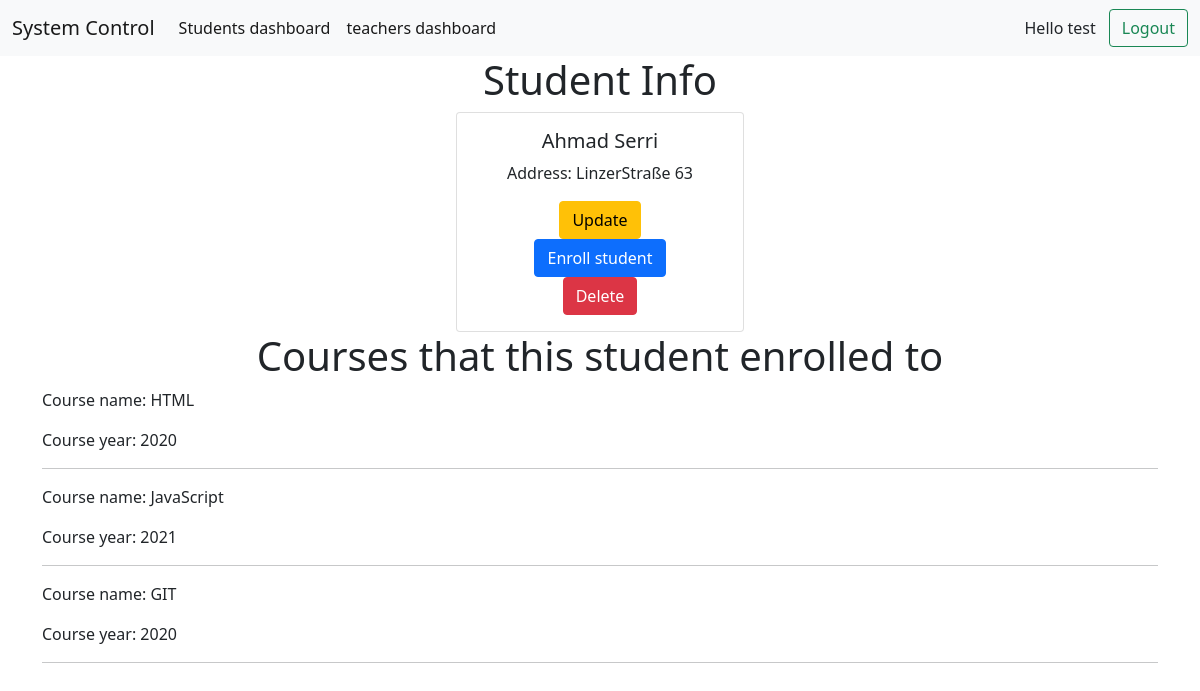
Screenshot of /details.php?id=1 (signed in) with the database file from the repository.
### tables this page shows
CREATE TABLE `user` (
  `id` int(11) NOT NULL,
  `first_name` varchar(50) DEFAULT NULL,
  `last_name` varchar(50) DEFAULT NULL,
  `password` varchar(255) DEFAULT NULL,
  `email` varchar(100) DEFAULT NULL,
  `status` enum('teacher','admin') DEFAULT 'teacher'
);

CREATE TABLE `student` (
  `id` int(11) NOT NULL,
  `first_name` varchar(50) DEFAULT NULL,
  `last_name` varchar(50) DEFAULT NULL,
  `address` varchar(50) DEFAULT NULL
);

CREATE TABLE `student_to_course` (
  `id` int(11) NOT NULL,
  `fk_student_id` int(11) DEFAULT NULL,
  `fk_course_id` int(11) DEFAULT NULL
);

CREATE TABLE `courses` (
  `id` int(11) NOT NULL,
  `name` varchar(50) DEFAULT NULL,
  `course_year` year(4) NOT NULL,
  `teacher` int(11) DEFAULT NULL
);

### classes/database.php (called while the page is built, shortened)
<?php
class Database {
    public $db_host = "localhost";
    public $db_name = "database_ahmad";
    public $db_user = "root";
    public $db_pw = "";
    public $connection = '';
    public function connect() {
        $this->connection = @mysqli_connect($this->db_host,$this->db_user,$this->db_pw,$this->db_name);
    }
    public function read($table, $fields='*', $join='',$where='',$orderby='') {
        $fields = is_array($fields) ? implode(", ", $fields) : $fields;
        $join = is_array($join) ? implode(" ", $join) : $join;
        $sql = "SELECT ".$fields." FROM ".$table." ".$join." ".$where." ".$orderby." ;";
        $result = $this->connection->query($sql);
        if($result->num_rows == 0 ){
            $row = "No result";
        }elseif($result->num_rows == 1){
            $row = $result->fetch_assoc();
        }else {
                $row= $result->fetch_all(MYSQLI_ASSOC);
        }
        return $row;
    }
}
$obj = new Database ();
?>

### details.php (the view, shortened to what this page needs)
<?php
    require_once "classes/database.php";
    if(isset($_GET["id"])){
        $id = $_GET["id"];
        $student = $obj->read("student","*","", " WHERE student.id = ".$id);
        $courses = $obj->read("courses","*","INNER JOIN student_to_course ON courses.id = student_to_course.fk_course_id INNER JOIN student ON student.id = student_to_course.fk_student_id", " WHERE student.id = ".$id);
    }
    $user = $obj->read("user","*","WHERE id =".$_SESSION["teacher"]);
?>
<!DOCTYPE html>
<html lang="en">
<head>
    <link href="https://cdn.jsdelivr.net/npm/bootstrap@5.1.0/dist/css/bootstrap.min.css" rel="stylesheet">
</head>
<body>
<nav class="navbar navbar-expand-lg navbar-light bg-light">
        <div class="container-fluid">
            <a class="navbar-brand" href="./">System Control</a>
            <div class="collapse navbar-collapse" id="navbarSupportedContent">
            <ul class="navbar-nav me-auto mb-2 mb-lg-0">
                <li class="nav-item">
                <a class="nav-link active" aria-current="page" href="./students-dashboard.php">Students dashboard</a>
                </li>
                <li class="nav-item">
                <a class="nav-link active" aria-current="page" href="./teachers-dashboard.php">teachers dashboard</a>
                </li>
            </ul>
                <a class="btn" href="#">Hello <?= $user["first_name"] ?></a>
                <a class="btn btn-outline-success" href="logout.php?logout">Logout</a>
            </div>
        </div>
    </nav>
    <div class="container"><center>
        <h1>Student Info</h1>
        <?php
            echo '<div class="card" style="width: 18rem;">
            <div class="card-body">
              <h5 class="card-title">'. $student['first_name'] .' '. $student['last_name'] .'</h5>
              <p class="card-text">Address: '. $student['address'] . '</p>
              <a class="btn btn-warning" href="update_student.php?id='.$student["id"].'">Update</a><br>
                <a class="btn btn-primary" href="enroll_students_to_course.php?id='.$student["id"].'">Enroll student</a><br>
                <a class="btn btn-danger" href="delete_student.php?id='.$student["id"].'">Delete</a>
            </div>
          </div>';
        ?>
        </center>
        <h1 class="text-center">Courses that this student enrolled to</h1>
        <?php
            if($courses == "No result"){
                echo $courses;
            }elseif(count($courses) == 9){
                echo "<div>
                    <p>Course name: ". $courses['name'] . " </p>
                    <p>Course year: ". $courses['course_year'] . " </p>
                    <hr>
                </div>";
            }else {
                foreach($courses as $course) {
                    echo "<div>
                        <p>Course name: ". $course['name'] . " </p>
                        <p>Course year: ". $course['course_year'] . " </p>
                        <hr>
                    </div>";
                }
            }
        ?>
        </div>
</body>
</html>

### rows the page displays
user: first_name "test"
student: first_name "Ahmad", last_name "Serri", address "LinzerStraße 63"
student_to_course: fk_course.name "HTML", fk_course.course_year "2020"
student_to_course: fk_course.name "JavaScript", fk_course.course_year "2021"
student_to_course: fk_course.name "GIT", fk_course.course_year "2020"
